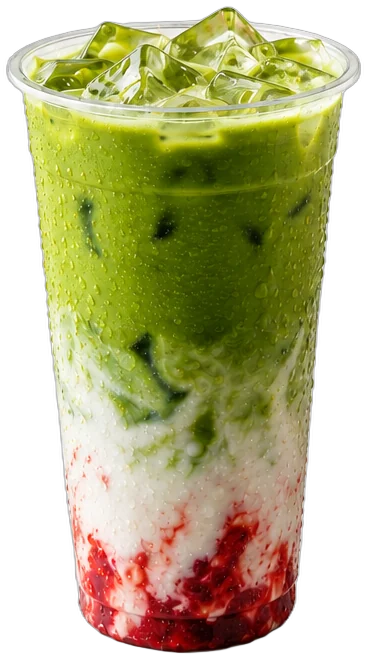
#> input picture assets/hero/cup-matcha.webp, 367 x 659 px, given in place of cut.png, which was not available
$ python build.py ../../assets/hero/cup-matcha.webp
#> lines starting #> are read from the running program, lines starting #| are printed output that depends on the picture; after the words box and inside, x2 and y2 are one past the last pixel; in counts of white or black regions, pixels touching at a corner belong together; pictures that were not available may be replaced by others from this repository, and a replacement may not be noted
"""Hero- und Highlight-Becher aus dem vom Auftraggeber bereitgestellten Bild (vier Becher auf Weiß).

  python3 tools/hero/build.py cut     -> _work/hero/cut.png  (BiRefNet über rembg, läuft lokal, braucht ca. 3 Minuten)
  python3 tools/hero/build.py         -> assets/hero/*.webp, Vorschaubilder der Karte, assets/img/og-image.jpg

Eingang: _work/hero/src.png (das Originalbild, 1536 x 1024). Metadaten werden nicht übernommen.
"""
import os
import sys

import numpy as np
from PIL import Image, ImageDraw, ImageFilter, ImageFont
from scipy import ndimage

ROOT = os.path.dirname(os.path.dirname(os.path.dirname(os.path.abspath(__file__))))
WORK = os.path.join(ROOT, '_work', 'hero')
DST = os.path.join(ROOT, 'assets', 'hero')
KARTE = os.path.join(ROOT, 'assets', 'img', 'karte')
FONTS = os.path.join(ROOT, '_work', 'fonts')
# von links nach rechts im Originalbild
NAMES = ['matcha', 'mango', 'karma', 'pink']
TILE = (236, 223, 205, 255)
CREAM = (245, 237, 227)


# [5 lines left out: function cut, not called in this run]


def cups():
    """Die vier Becher einzeln ausschneiden (größte zusammenhängende Flächen, links nach rechts)."""
    im = Image.open(os.path.join(WORK, 'cut.png')).convert('RGBA')
#> im is the input picture: PIL image 367x659 RGBA; mean R, G, B, A 106.7, 101.9, 56, 174.6
    a = np.asarray(im.getchannel('A'))
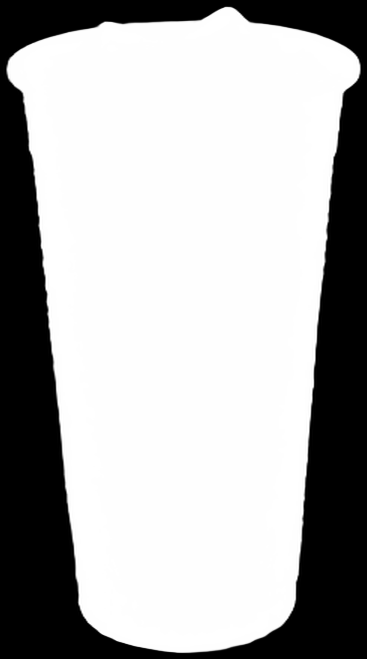
#> a: shape (659, 367); min 0, max 255, mean 174.6
    lab, n = ndimage.label(a > 40)
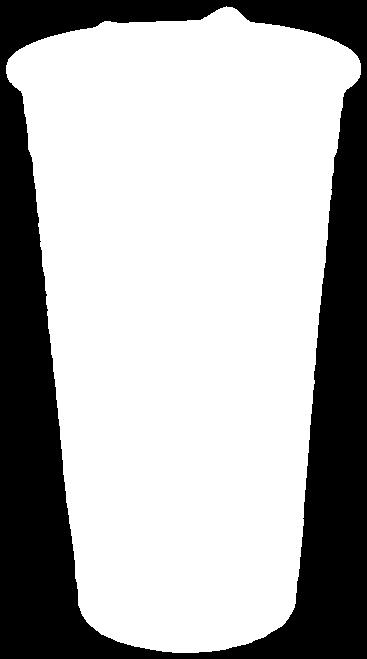
#> lab: shape (659, 367) int32; values 0 (black) and 1 (white), 69.1% white; 1 black region, box (x1, y1, x2, y2) and area: (0, 0, 367, 659) 74627
#> n = 1
    objs = [(sl, (lab[sl] == i).sum(), i) for i, sl in enumerate(ndimage.find_objects(lab), 1)]
#> objs = 1 item
    objs = sorted([o for o in objs if o[1] > a.size * 0.02], key=lambda o: o[0][1].start)[:4]
    out = {}
    for name, (sl, _, i) in zip(NAMES, objs):
        mask = ndimage.binary_dilation(lab == i, iterations=4)
        alpha = (a * mask).astype(np.uint8)
        pad = 6
        y0, y1 = max(0, sl[0].start - pad), min(a.shape[0], sl[0].stop + pad)
        x0, x1 = max(0, sl[1].start - pad), min(a.shape[1], sl[1].stop + pad)
        c = im.crop((x0, y0, x1, y1))
        c.putalpha(Image.fromarray(alpha[y0:y1, x0:x1]))
        out[name] = c
#> this loop made 1 pass
#> (name, i, pad, y0, y1, x0, x1) on pass 1: ('matcha', 1, 6, 0, 659, 0, 367)
#> pass 1, in cups, `mask = ndimage.binary_dilation(lab == i, iterations=4)`:
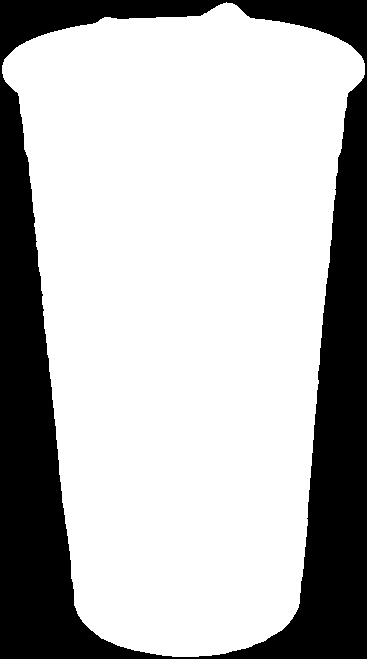
#> mask: shape (659, 367) bool; 71.9% white; 1 black region, box (x1, y1, x2, y2) and area: (0, 0, 367, 659) 67871
#> after the loop, out = 1 item
    return out


def webp(img, path, q=86):
    os.makedirs(os.path.dirname(path), exist_ok=True)
    img.save(path, 'WEBP', quality=q, method=6, exact=False)
    print(os.path.relpath(path, ROOT), img.size, os.path.getsize(path) // 1024, 'KB')


# [55 lines left out: functions thumb, og, not called in this run]


def main():
    if sys.argv[1:] == ['cut']:
        cut()
        return
    c = cups()
#> c = 1 item
    for name, cup in c.items():
        webp(cup, os.path.join(DST, f'cup-{name}.webp'))
#> this loop made 1 pass
#> name on pass 1: 'matcha'
#| assets/hero/cup-matcha.webp (367, 659) 49 KB
#> (the run stopped early here; a loop or call above may not have finished)

$ run again, on assets/hero/cup-pink.webp
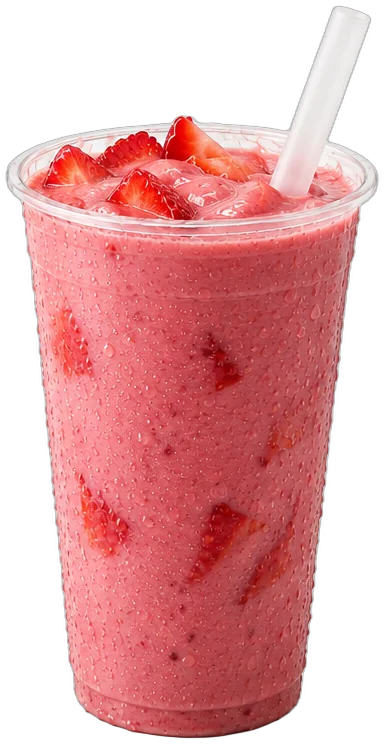
#> input picture assets/hero/cup-pink.webp, 385 x 744 px, given in place of cut.png, which was not available
#> in cups, im is the input picture: PIL image 385x744 RGBA; mean R, G, B, A 131.3, 69.1, 70.9, 156.1
#> in cups, `lab, n = ndimage.label(a > 40)`:
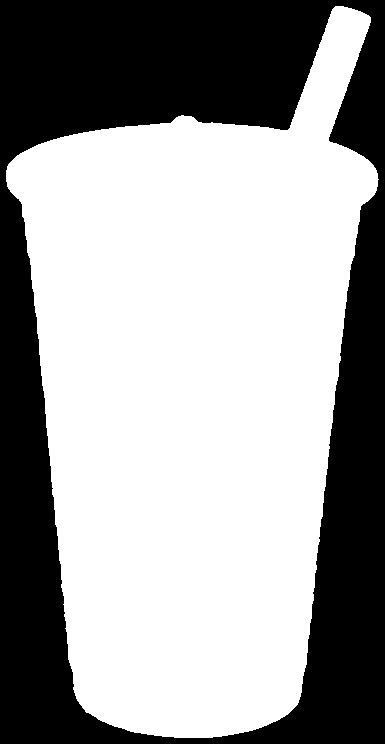
#> lab: shape (744, 385) int32; values 0 (black) and 1 (white), 61.8% white; 1 black region, box (x1, y1, x2, y2) and area: (0, 0, 385, 744) 109356
#> n = 1
#> objs = 1 item
#> the loop in cups, `for name, (sl, _, i) in zip(NAMES, objs):` made 1 pass
#> (name, i, pad, y0, y1, x0, x1) on pass 1: ('matcha', 1, 6, 0, 744, 0, 385)
#> pass 1, in cups, `mask = ndimage.binary_dilation(lab == i, iterations=4)`:
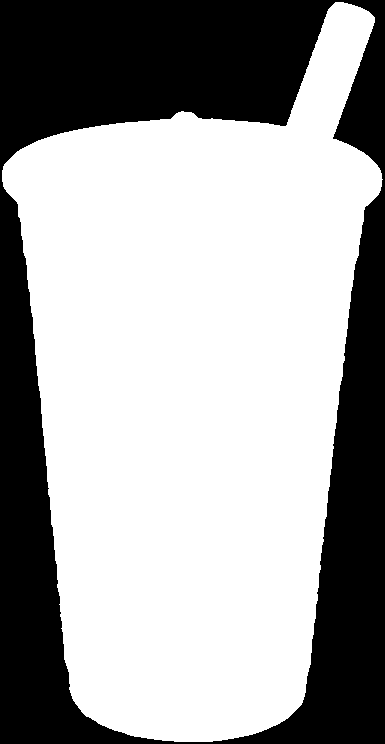
#> mask: shape (744, 385) bool; 64.5% white; 1 black region, box (x1, y1, x2, y2) and area: (0, 0, 385, 744) 101696
#> the loop in main, `for name, cup in c.items():` made 1 pass
#> name on pass 1: 'matcha'
#> (printed output is left out)
